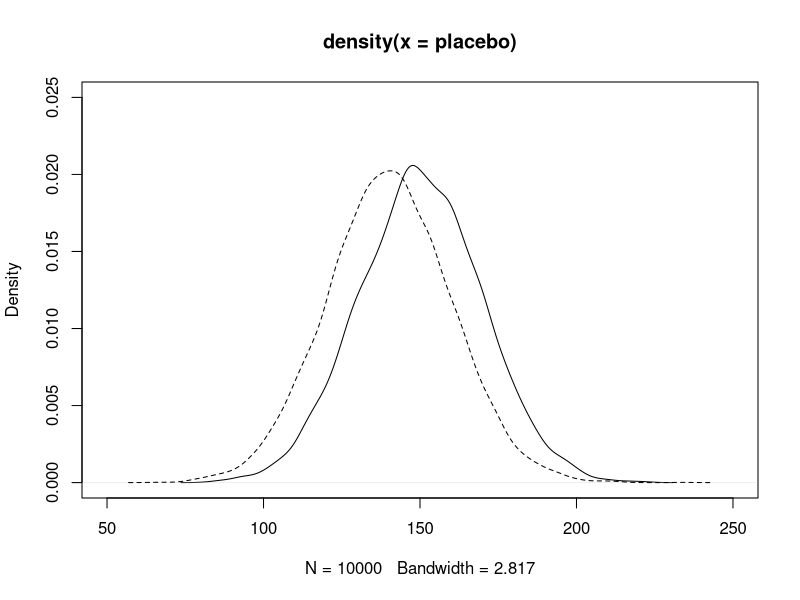
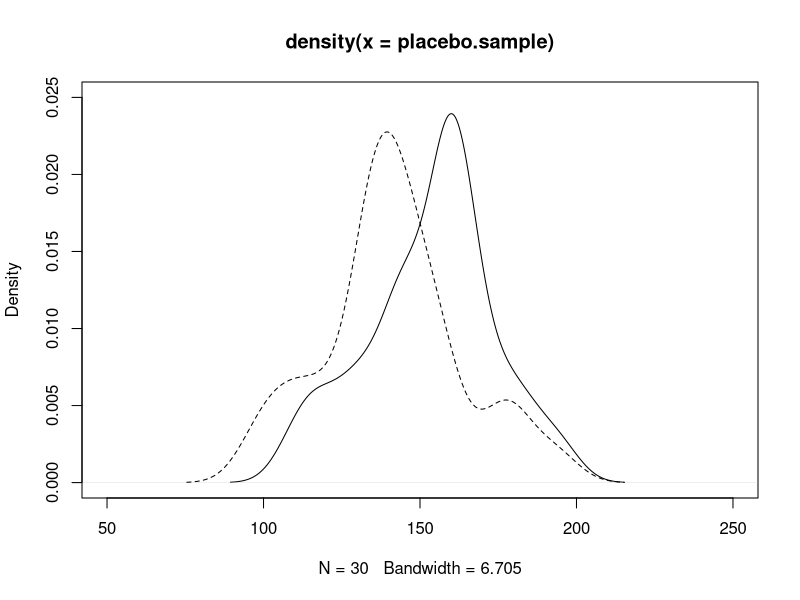
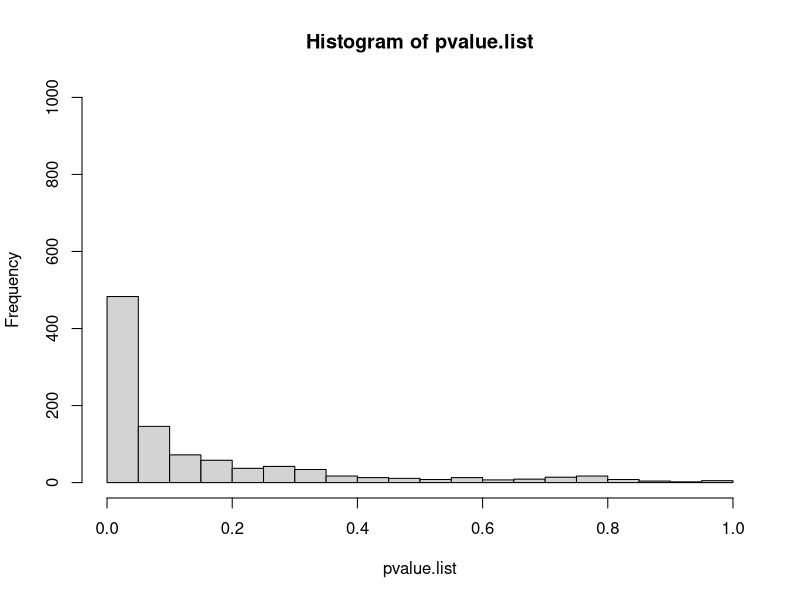
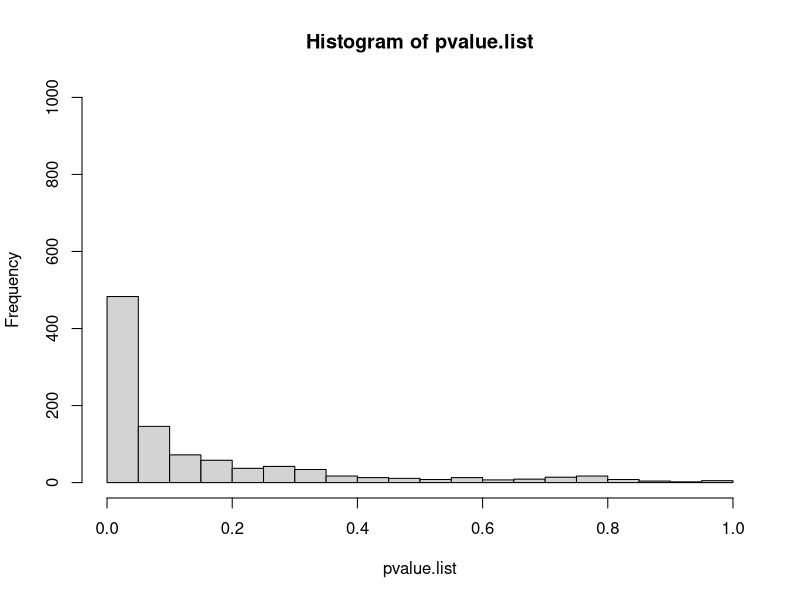
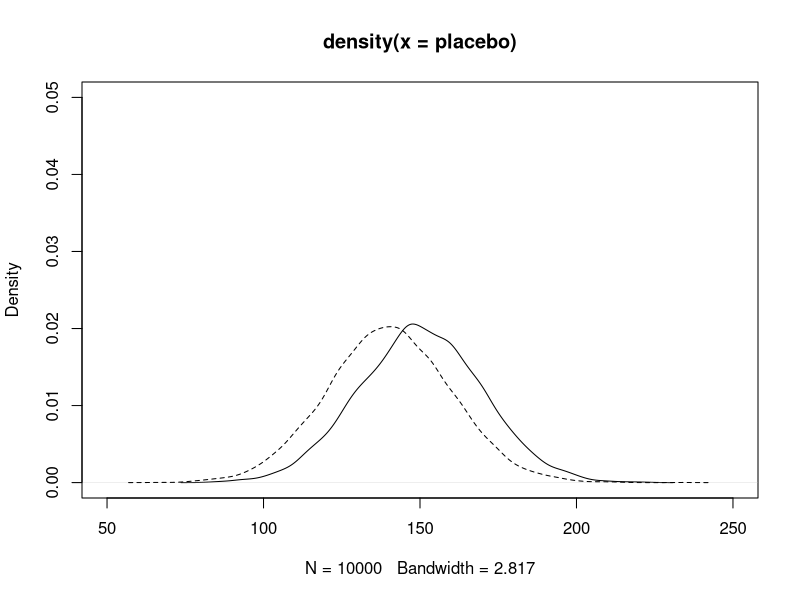
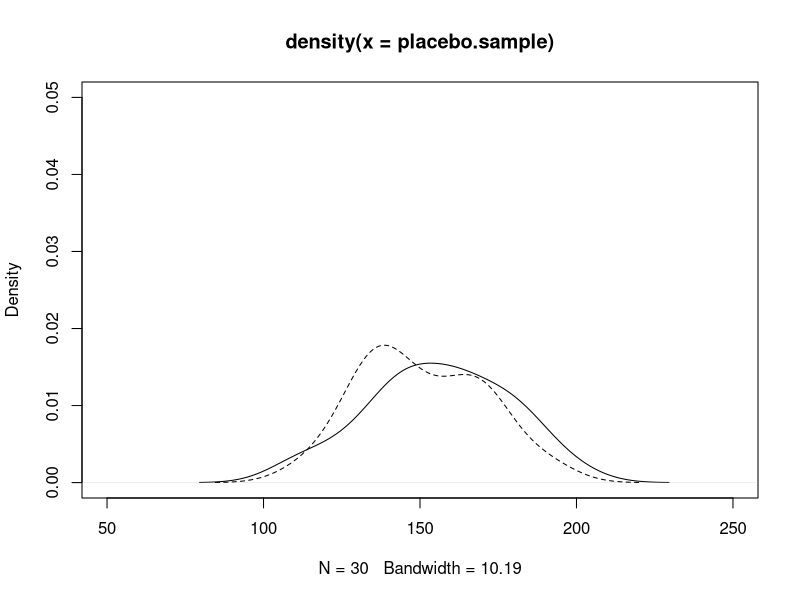
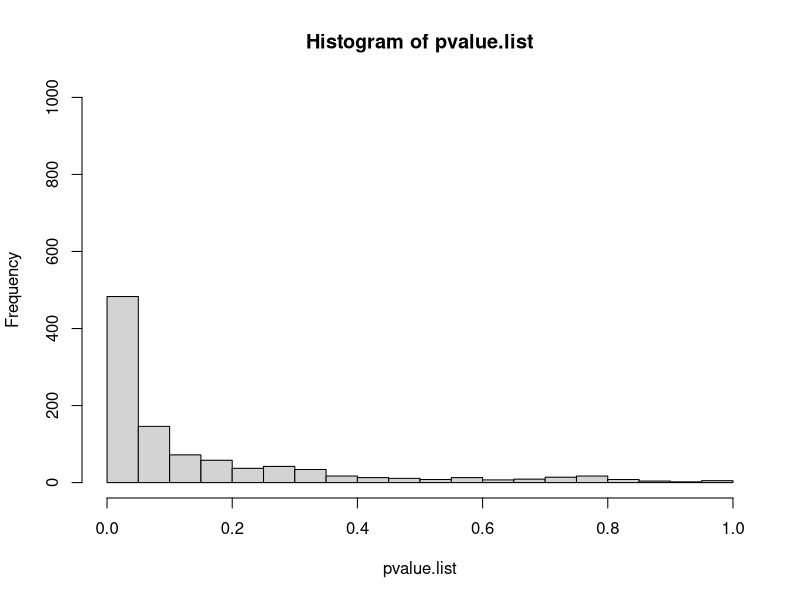

These charts were generated, in order, by the following R code:
## ---- chunk 1
#| include: false
set.seed(1234)

placebo= rnorm(10000, 150, 20)


set.seed(3456)

drug = rnorm(10000, 140, 20)


placebo.sample = sample(placebo, size=30)
drug.sample = sample(drug, size=30)

ttest.result = t.test(placebo.sample, drug.sample, var.equal=TRUE)

set.seed(12345)
n = 30
pvalue.list = c()
for (i in 1:1000)
{
  placebo.sample = sample(placebo, size=n)
  drug.sample = sample(drug, size=n)
  pvalue.list[i] = t.test(placebo.sample, drug.sample, var.equal=TRUE)$p.value
  }

set.seed(4321)
n = 30
pvalue.list = c()
for (i in 1:1000)
{
placebo.sample = sample(placebo, size=n)
drug.sample = sample(drug, size=n)
pvalue.list[i] = t.test(placebo.sample, drug.sample, var.equal=TRUE)$p.value
}
## ---- chunk 2
mean(placebo)
mean(drug)
## ---- chunk 3
sd(placebo)
## ---- chunk 4
sd(drug)
## ---- chunk 5
plot(density(placebo), xlim= c(50, 250),ylim=c(0,.025))

lines(density(drug), lty=2)
## ---- chunk 6
plot(density(placebo.sample), xlim= c(50, 250),ylim=c(0, .025))
lines(density(drug.sample), lty=2)
## ---- chunk 7
t.test(placebo.sample, drug.sample, var.equal=TRUE)
## ---- chunk 8
set.seed(1234)
for (i in 1:4) {
  placebo.sample = sample(placebo, size=30)
  drug.sample = sample(drug, size=30)
  ttest.result = t.test(placebo.sample, drug.sample, var.equal=TRUE)
  print(ttest.result$p.value)
}
## ---- chunk 9
hist(pvalue.list, xlim= c(0, 1), breaks=seq(0,1,.05), ylim=c(0,1000))
## ---- chunk 10
hist(pvalue.list, xlim= c(0, 1), breaks=seq(0,1,.05), ylim=c(0,1000))
## ---- chunk 11
plot(density(placebo), xlim= c(50, 250), ylim=c(0, .05))
lines(density(drug), lty=2)
## ---- chunk 12
plot(density(placebo.sample), xlim= c(50, 250), ylim=c(0, .05))
lines(density(drug.sample), lty=2)
## ---- chunk 13
t.test(placebo.sample, drug.sample, var.equal=TRUE)
## ---- chunk 14
hist(pvalue.list, xlim= c(0, 1), breaks=seq(0,1,.05), ylim=c(0,1000))
